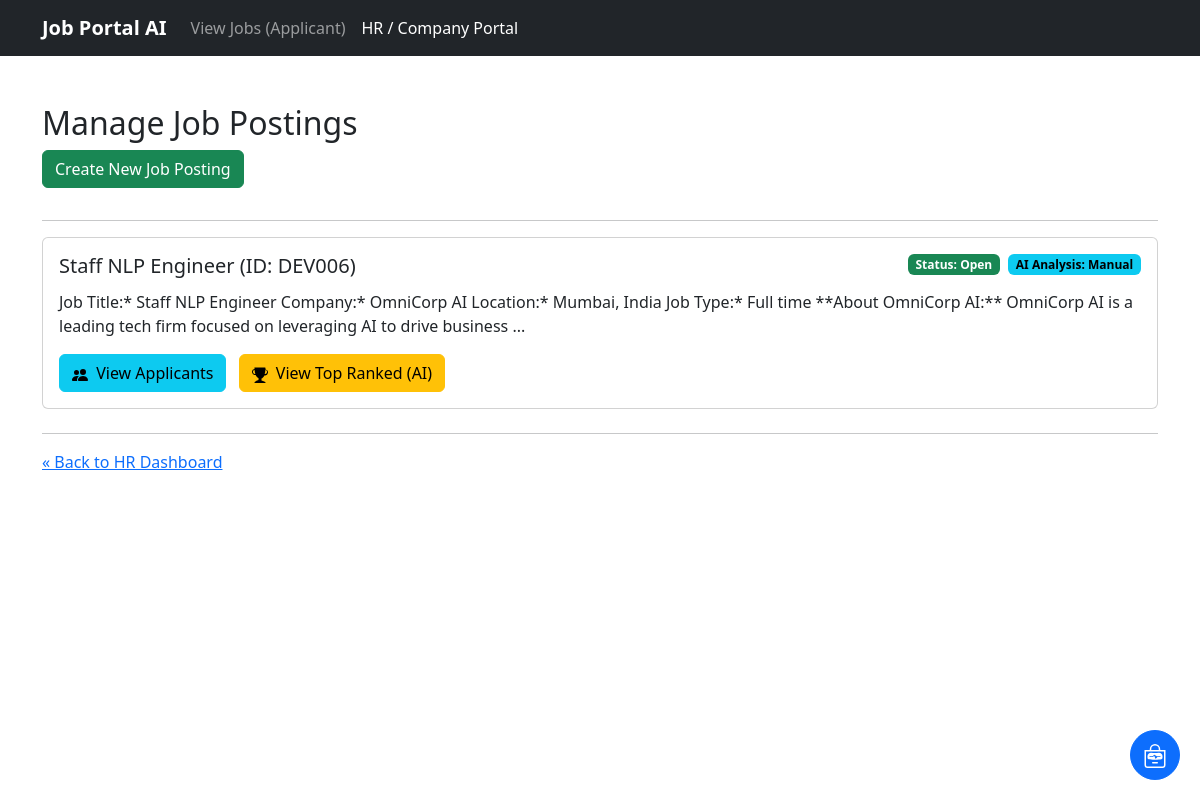
Page /hr/jobs on the committed database.
### tables this page shows
CREATE TABLE jobs (
            job_id TEXT PRIMARY KEY,
            title TEXT NOT NULL,
            description_text TEXT,
            structured_jd TEXT,
            date_added TIMESTAMP DEFAULT CURRENT_TIMESTAMP NOT NULL,
            job_status TEXT DEFAULT 'open' NOT NULL CHECK(job_status IN ('open', 'closed', 'filled')),
            hr_user_id INTEGER NOT NULL, analysis_preference TEXT DEFAULT 'manual' NOT NULL, analysis_schedule TEXT, analysis_batch_size INTEGER, -- Link to the HR user who created it
            FOREIGN KEY (hr_user_id) REFERENCES users (id) ON DELETE SET NULL -- Or RESTRICT? SET NULL allows job to remain if HR user deleted
        );

### app.py (the view)
@app.route('/hr/jobs', methods=['GET'])
def hr_list_jobs():
    jobs = get_all_jobs()
    return render_template('hr_jobs_list.html', jobs=jobs)

### database_utils.py (called while the page is built)
def get_db_connection():
    conn = None
    try:
        conn = sqlite3.connect(DB_FILE, timeout=15, check_same_thread=False)
        conn.row_factory = sqlite3.Row
        conn.execute("PRAGMA journal_mode=WAL;")
        conn.execute("PRAGMA busy_timeout = 5000;") # 5000 ms = 5 seconds
    except sqlite3.Error as e:
        print(f"DATABASE CONNECTION ERROR: {e}")
        traceback.print_exc() # Print full traceback for connection errors
    return conn

def get_all_jobs(status_filter=None):
    conn = None
    jobs_list = []
    try:
        conn = get_db_connection(); assert conn
        sql = """SELECT job_id, title, description_text, job_status,
                        analysis_preference, analysis_schedule, analysis_batch_size
                 FROM jobs"""
        params = []
        if status_filter:
            sql += " WHERE job_status = ?"
            params.append(status_filter)
        sql += " ORDER BY date_added DESC"
        jobs = conn.execute(sql, tuple(params)).fetchall()
        jobs_list = [dict(job) for job in jobs]
    except (sqlite3.Error, AssertionError) as e:
        print(f"DB Error retrieving jobs (filter: {status_filter}): {e}"); traceback.print_exc()
    finally:
        if conn: conn.close()
    return jobs_list

### templates/hr_jobs_list.html (shortened to what this page needs)
{% extends "base.html" %}
{% block content %}
  <h2>Manage Job Postings</h2>
   <a href="{{ url_for('hr_create_job_form') }}" class="btn btn-success mb-3">Create New Job Posting</a>
  <hr>
  {% if jobs %}
    {% for job in jobs %}
      <div class="card">
        <div class="card-body">
          <div class="d-flex justify-content-between align-items-start flex-wrap">
             <div>
                <h5 class="card-title mb-1">{{ job.title }} (ID: {{ job.job_id }})</h5>
             </div>
             <div class="d-flex align-items-center">
                 <span class="badge ms-2 order-3 order-sm-1
                      {% if job.job_status == 'open' %} bg-success
                      {% elif job.job_status == 'closed' %} bg-warning text-dark
                      {% elif job.job_status == 'filled' %} bg-secondary
                      {% else %} bg-light text-dark border {% endif %}">
                      Status: {{ job.job_status | capitalize if job.job_status else 'Unknown' }}
                  </span>
                  <span class="badge text-bg-info ms-2 order-2" data-bs-toggle="tooltip"
                        title="{% if job.analysis_preference == 'scheduled' %}Scheduled daily around {{ job.analysis_schedule }}{% elif job.analysis_preference == 'batch' %}Batch analysis every {{ job.analysis_batch_size }} unrated{% else %}Manual analysis only{% endif %}">
                    AI Analysis: {{ job.analysis_preference | capitalize }}
                  </span>
             </div>
          </div>
          <p class="card-text mt-2">{{ job.description_text[:200] ~ '...' if job.description_text and job.description_text|length > 200 else job.description_text }}</p>
          <a href="{{ url_for('hr_view_applicants', job_id=job.job_id) }}" class="btn btn-info me-2">
            View Applicants
          </a>
          <a href="{{ url_for('hr_view_ranked_applicants', job_id=job.job_id) }}" class="btn btn-warning">
            View Top Ranked (AI)
          </a>
        </div>
      </div>
    {% endfor %}
  {% else %}
    <p>No job postings found. <a href="{{ url_for('hr_create_job_form') }}">Create one?</a></p>
  {% endif %}
    <hr>
  <a href="{{ url_for('hr_dashboard') }}">« Back to HR Dashboard</a>
{% endblock %}

### templates/base.html (style rules this page uses)
body { padding-top: 5rem; padding-bottom: 80px; }
.card { margin-bottom: 1.5rem; }

### rows in the picture
jobs: title "Staff NLP Engineer", job_id "DEV006", job_status "Open", analysis_preference "Manual", description_text "Job Title:* Staff NLP Engineer Company:* OmniCorp AI Location:* Mumbai, India Job Type:* Full time **About OmniCorp AI:** OmniCorp AI is a leading tech firm focused on leveraging AI to drive business ..."
